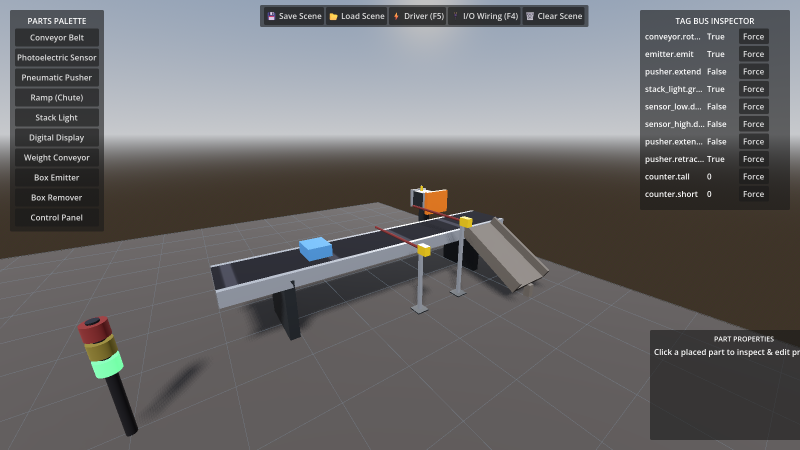
#> input picture docs/images/sorting-scene.png, 1600 x 900 px, found by its file name (shown at 1/2 size); its folder holds only this picture in this run
$ python create_video.py ../docs/images/sorting-scene.png
#> lines starting #> are read from the running program, lines starting #| are printed output that depends on the picture
"""Stitch engine screenshots into the animated demo GIF used by the README.

Frames come from ``docs/images/frames/`` in filename order, so numbering them
(``01-editor.png``, ``02-wiring.png``, …) decides the sequence. Explicit frames
can be passed instead.

    python tools/create_video.py
    python tools/create_video.py shot_a.png shot_b.png
    python tools/create_video.py --out docs/images/tour.gif --ms 1200 frames/*.png

Capture frames with the engine's screenshot flag:

    <GODOT> --path engine/ --resolution 1600x900 -- \
        --duration=26 --screenshot=docs/images/frames/01-editor.png --screenshot-at=18
"""
from __future__ import annotations

import argparse
import sys
from pathlib import Path

from PIL import Image

ROOT = Path(__file__).resolve().parent.parent
FRAME_DIR = ROOT / "docs" / "images" / "frames"
DEFAULT_OUT = ROOT / "docs" / "images" / "demo_video.gif"
SIZE = (1280, 720)


def resolve(path_text: str) -> Path:
    """Paths are repo-relative unless absolute, so the script is not tied to
    one machine the way the hardcoded C:\\Users\\… list was."""
    path = Path(path_text)
    return path if path.is_absolute() else (ROOT / path)


def display(path: Path) -> str:
    """Repo-relative for readability, absolute when it lives outside the repo —
    Path.relative_to raises rather than falling back."""
    try:
        return str(path.relative_to(ROOT))
    except ValueError:
        return str(path)


def main(argv: list[str]) -> int:
    parser = argparse.ArgumentParser(description=__doc__,
                                     formatter_class=argparse.RawDescriptionHelpFormatter)
    parser.add_argument("frames", nargs="*",
                        help=f"frame images (default: every PNG in {display(FRAME_DIR)})")
    parser.add_argument("--out", default=display(DEFAULT_OUT),
                        help="output GIF path")
    parser.add_argument("--ms", type=int, default=1500,
                        help="milliseconds per frame (default: 1500)")
    args = parser.parse_args(argv)

    if args.frames:
        frames = [resolve(f) for f in args.frames]
    else:
        frames = sorted(FRAME_DIR.glob("*.png")) if FRAME_DIR.is_dir() else []

    missing = [f for f in frames if not f.is_file()]
    if missing:
        # Loudly, rather than silently skipping: the previous version dropped
        # absent frames and could happily write a one-frame "animation".
        for f in missing:
            print(f"error: no such frame: {f}", file=sys.stderr)
        return 1

    if not frames:
        print(f"error: no frames given and none found in {FRAME_DIR}", file=sys.stderr)
        print("       capture some with the engine's --screenshot flag first.", file=sys.stderr)
        return 1

    images = [Image.open(f).convert("RGB").resize(SIZE, Image.Resampling.LANCZOS)
              for f in frames]
#> images = 1 item

    out = resolve(args.out)
    out.parent.mkdir(parents=True, exist_ok=True)
    images[0].save(out, save_all=True, append_images=images[1:],
                   duration=args.ms, loop=0)
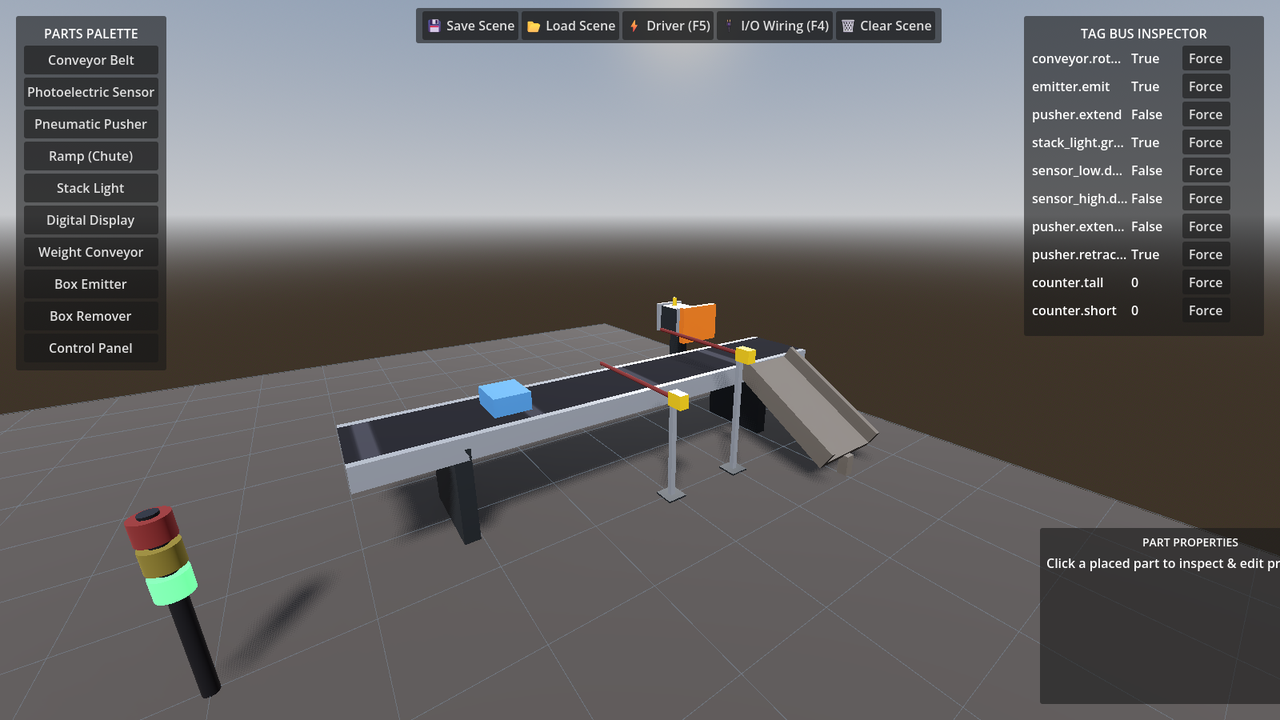
#> saved as demo_video.gif: PIL image 1280x720 RGB; mean R, G, B 103.7, 102.3, 103.1

    print(f"wrote {display(out)} — {len(images)} frames @ {args.ms} ms")
#| wrote docs/images/demo_video.gif — 1 frames @ 1500 ms
    return 0


if __name__ == "__main__":
    raise SystemExit(main(sys.argv[1:]))
#> (the program exits here)
